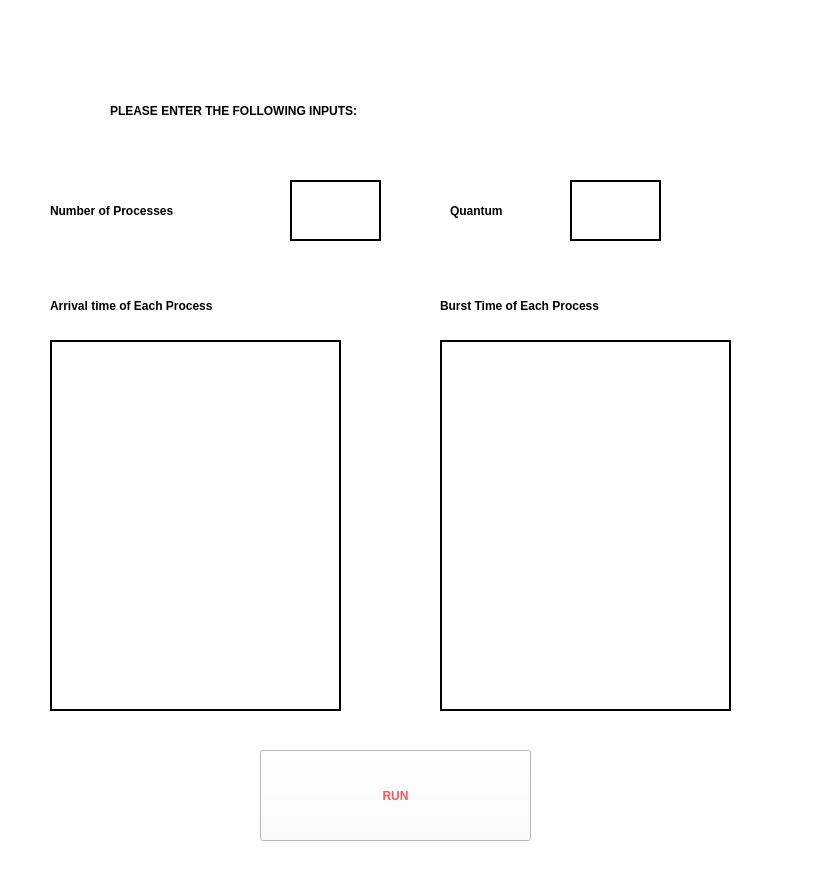
<?xml version="1.0" encoding="UTF-8"?>
<ui version="4.0">
 <class>MainWindow</class>
 <widget class="QMainWindow" name="MainWindow">
  <property name="geometry">
   <rect>
    <x>0</x>
    <y>0</y>
    <width>828</width>
    <height>879</height>
   </rect>
  </property>
  <property name="windowTitle">
   <string>CPU Job Scheduler</string>
  </property>
  <property name="windowIcon">
   <iconset>
    <normaloff>scheduler (1).png</normaloff>scheduler (1).png</iconset>
  </property>
  <property name="autoFillBackground">
   <bool>false</bool>
  </property>
  <property name="styleSheet">
   <string notr="true">background-color: white;</string>
  </property>
  <widget class="QWidget" name="centralwidget">
   <widget class="QLabel" name="label_5">
    <property name="geometry">
     <rect>
      <x>50</x>
      <y>160</y>
      <width>231</width>
      <height>101</height>
     </rect>
    </property>
    <property name="autoFillBackground">
     <bool>false</bool>
    </property>
    <property name="styleSheet">
     <string notr="true">font: 12pt &quot;Montserrat&quot;; color: black; font-weight: bold;</string>
    </property>
    <property name="text">
     <string>Number of Processes</string>
    </property>
   </widget>
   <widget class="QLabel" name="label">
    <property name="geometry">
     <rect>
      <x>110</x>
      <y>60</y>
      <width>651</width>
      <height>101</height>
     </rect>
    </property>
    <property name="layoutDirection">
     <enum>Qt::RightToLeft</enum>
    </property>
    <property name="autoFillBackground">
     <bool>false</bool>
    </property>
    <property name="styleSheet">
     <string notr="true">font: 16pt &quot;Montserrat&quot;; color: black ; font-weight: bold;
 font-weight:bold;</string>
    </property>
    <property name="text">
     <string>PLEASE ENTER THE FOLLOWING INPUTS:</string>
    </property>
   </widget>
   <widget class="QLabel" name="label_3">
    <property name="geometry">
     <rect>
      <x>50</x>
      <y>270</y>
      <width>341</width>
      <height>71</height>
     </rect>
    </property>
    <property name="layoutDirection">
     <enum>Qt::RightToLeft</enum>
    </property>
    <property name="autoFillBackground">
     <bool>false</bool>
    </property>
    <property name="styleSheet">
     <string notr="true">font: 12pt &quot;Montserrat&quot;; color: black; font-weight: bold;</string>
    </property>
    <property name="text">
     <string>Arrival time of Each Process</string>
    </property>
   </widget>
   <widget class="QLabel" name="label_4">
    <property name="geometry">
     <rect>
      <x>440</x>
      <y>280</y>
      <width>411</width>
      <height>51</height>
     </rect>
    </property>
    <property name="autoFillBackground">
     <bool>false</bool>
    </property>
    <property name="styleSheet">
     <string notr="true">font: 12pt &quot;Montserrat&quot;; color: black; font-weight: bold;</string>
    </property>
    <property name="text">
     <string>Burst Time of Each Process</string>
    </property>
   </widget>
   <widget class="QLabel" name="label_6">
    <property name="geometry">
     <rect>
      <x>450</x>
      <y>160</y>
      <width>111</width>
      <height>101</height>
     </rect>
    </property>
    <property name="autoFillBackground">
     <bool>false</bool>
    </property>
    <property name="styleSheet">
     <string notr="true">font: 12pt &quot;Montserrat&quot;; color: black; font-weight: bold;</string>
    </property>
    <property name="text">
     <string>Quantum</string>
    </property>
   </widget>
   <widget class="QTextEdit" name="textEdit_2">
    <property name="geometry">
     <rect>
      <x>50</x>
      <y>340</y>
      <width>291</width>
      <height>371</height>
     </rect>
    </property>
    <property name="styleSheet">
     <string notr="true">border: 2px  solid black; font: 75 20pt</string>
    </property>
   </widget>
   <widget class="QTextEdit" name="textEdit_3">
    <property name="geometry">
     <rect>
      <x>440</x>
      <y>340</y>
      <width>291</width>
      <height>371</height>
     </rect>
    </property>
    <property name="styleSheet">
     <string notr="true">border: 2px  solid black; font: 75 20pt</string>
    </property>
   </widget>
   <widget class="QPushButton" name="pushButton">
    <property name="geometry">
     <rect>
      <x>260</x>
      <y>750</y>
      <width>271</width>
      <height>91</height>
     </rect>
    </property>
    <property name="styleSheet">
     <string notr="true">font: 14pt &quot;Montserrat&quot;;  font-weight: bold; color:#FF5757;  font-size: 14;</string>
    </property>
    <property name="text">
     <string>RUN</string>
    </property>
   </widget>
   <widget class="QTextEdit" name="textEdit_4">
    <property name="geometry">
     <rect>
      <x>290</x>
      <y>180</y>
      <width>91</width>
      <height>61</height>
     </rect>
    </property>
    <property name="styleSheet">
     <string notr="true">border: 2px  solid black; font: 75 20pt</string>
    </property>
   </widget>
   <widget class="QTextEdit" name="textEdit_5">
    <property name="geometry">
     <rect>
      <x>570</x>
      <y>180</y>
      <width>91</width>
      <height>61</height>
     </rect>
    </property>
    <property name="styleSheet">
     <string notr="true">border: 2px  solid black; font: 75 20pt</string>
    </property>
   </widget>
  </widget>
  <widget class="QStatusBar" name="statusbar"/>
 </widget>
 <resources/>
 <connections/>
</ui>
